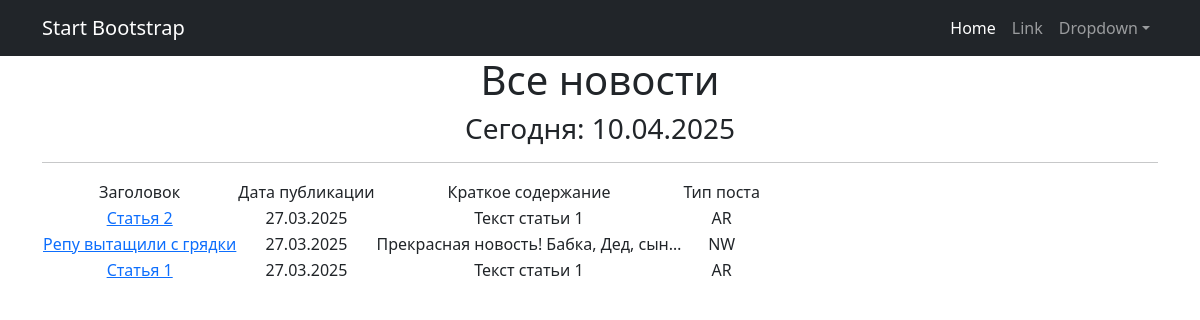
The page /news/ on the database as committed earlier.
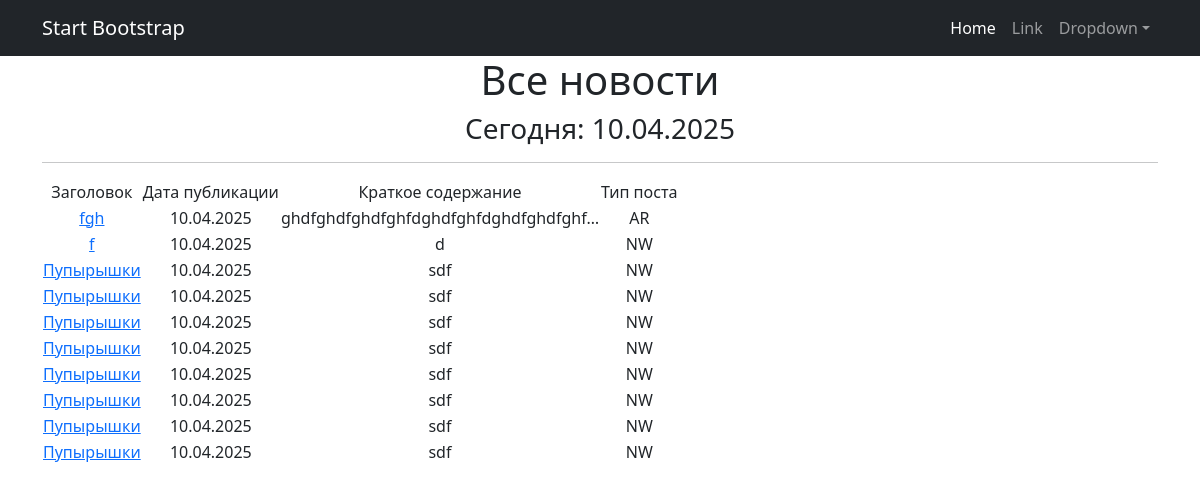
The same page on the database as committed later.
### news/models.py (models this page shows, shortened)
class Post(models.Model):
    ARTICLE = 'AR'
    NEWS = 'NW'
    POST_TYPES = [
        (ARTICLE, 'Статья'),
        (NEWS, 'Новость'),
    ]
    post_type = models.CharField(max_length=2, choices=POST_TYPES, default=ARTICLE)
    author = models.ForeignKey(Author, on_delete=models.CASCADE)
    date_posted = models.DateTimeField(default=datetime.now)
    category = models.ManyToManyField(Category, through='PostCategory', related_name='posts')
    title = models.CharField(
        max_length=200)
    content = models.TextField()
    rating = models.IntegerField(default=0)

### news/views.py (the view)
# urls.py: path('', PostListView.as_view(), name='posts_list'),
class PostListView(ListView):
    model = Post
    context_object_name = 'posts'
    ordering = ['-date_posted']
    template_name = 'news.html'
    paginate_by = 10
    def get_context_data(self, **kwargs):
        context = super().get_context_data(**kwargs)
        context['time_now'] = datetime.utcnow()
        context['news_count'] = self.get_queryset().count()
        return context
    def get_queryset(self):
        queryset = super().get_queryset()
        return PostFilter(self.request.GET, queryset=queryset).qs

### news/templatetags/censor_filter.py (called while the page is built)
@register.filter(needs_autoescape=True)
def censor(value, autoescape=True):
    if autoescape:
        value = conditional_escape(value)
    for word in BAD_WORDS:
        replacement = word[0] + '*' * (len(word) - 1)
        value = value.replace(word, replacement)
        value = value.replace(word.capitalize(), replacement)
    return mark_safe(value)

### templates/news.html (shortened to what this page needs)
{% extends 'flatpages/default.html' %}
{% load censor_filter%}
{% block content %}
   <h1>Все новости</h1>
   <h3>Сегодня: {{ time_now|date:'d.m.Y' }}</h3>
   <hr>
   {% if posts %}
       <table>
           <tr>
               <td>Заголовок</td>
               <td>Дата публикации</td>
               <td>Краткое содержание</td>
               <td>Тип поста</td>
           </tr>
           {% for news in posts %}
           <tr>
               <td>
                   <a href="/news/{{ news.id }}">{{ news.title|censor }}</a>
               </td>
               <td>{{ news.date_posted|date:'d.m.Y' }}</td>
               <td>{{ news.content|truncatechars:36|censor }}</td>
               <td>{{ news.post_type }}</td>
           </tr>
           {% endfor %}
       </table>
   {% else %}
       <h2>Новостей нет!</h2>
   {% endif %}
{% endblock content %}

### templates/flatpages/default.html (shortened to what this page needs)
<!DOCTYPE html>
<html lang="en">
    <head>
        {% load static %}
        <link href="{% static 'css/styles.css' %}" rel="stylesheet" />
    </head>
    <body>
        <nav class="navbar navbar-expand-lg navbar-dark bg-dark">
            <div class="container">
                <a class="navbar-brand" href="#">Start Bootstrap</a>
                <div class="collapse navbar-collapse" id="navbarSupportedContent">
                    <ul class="navbar-nav ms-auto mb-2 mb-lg-0">
                        <li class="nav-item"><a class="nav-link active" aria-current="page" href="#">Home</a></li>
                        <li class="nav-item"><a class="nav-link" href="#">Link</a></li>
                        <li class="nav-item dropdown">
                            <a class="nav-link dropdown-toggle" id="navbarDropdown" href="#" role="button" data-bs-toggle="dropdown" aria-expanded="false">Dropdown</a>
                        </li>
                    </ul>
                </div>
            </div>
        </nav>
        <div class="container">
            <div class="row">
                <div class="col-lg-12 text-center">
                    {% block content %}{% endblock content %}
                </div>
            </div>
        </div>
    </body>
</html>

Rows that differ between the two databases and show on the page:
no longer on this page (row unchanged): Post: title|censor "Статья 2", date_posted "27.03.2025", content|censor "Текст статьи 1", post_type "AR"
no longer on this page (row unchanged): Post: title|censor "Репу вытащили с грядки", date_posted "27.03.2025", content|censor "Прекрасная новость! Бабка, Дед, сын…", post_type "NW"
no longer on this page (row unchanged): Post: title|censor "Статья 1", date_posted "27.03.2025", content|censor "Текст статьи 1", post_type "AR"
added Post: title|censor "fgh", date_posted "10.04.2025", content|censor "ghdfghdfghdfghfdghdfghfdghdfghdfghf…", post_type "AR"
added Post: title|censor "f", date_posted "10.04.2025", content|censor "d", post_type "NW"
added Post: title|censor "Пупырышки", date_posted "10.04.2025", content|censor "sdf", post_type "NW"
added Post: title|censor "Пупырышки", date_posted "10.04.2025", content|censor "sdf", post_type "NW"
added Post: title|censor "Пупырышки", date_posted "10.04.2025", content|censor "sdf", post_type "NW"
added Post: title|censor "Пупырышки", date_posted "10.04.2025", content|censor "sdf", post_type "NW"
added Post: title|censor "Пупырышки", date_posted "10.04.2025", content|censor "sdf", post_type "NW"
added Post: title|censor "Пупырышки", date_posted "10.04.2025", content|censor "sdf", post_type "NW"
added Post: title|censor "Пупырышки", date_posted "10.04.2025", content|censor "sdf", post_type "NW"
added Post: title|censor "Пупырышки", date_posted "10.04.2025", content|censor "sdf", post_type "NW"
